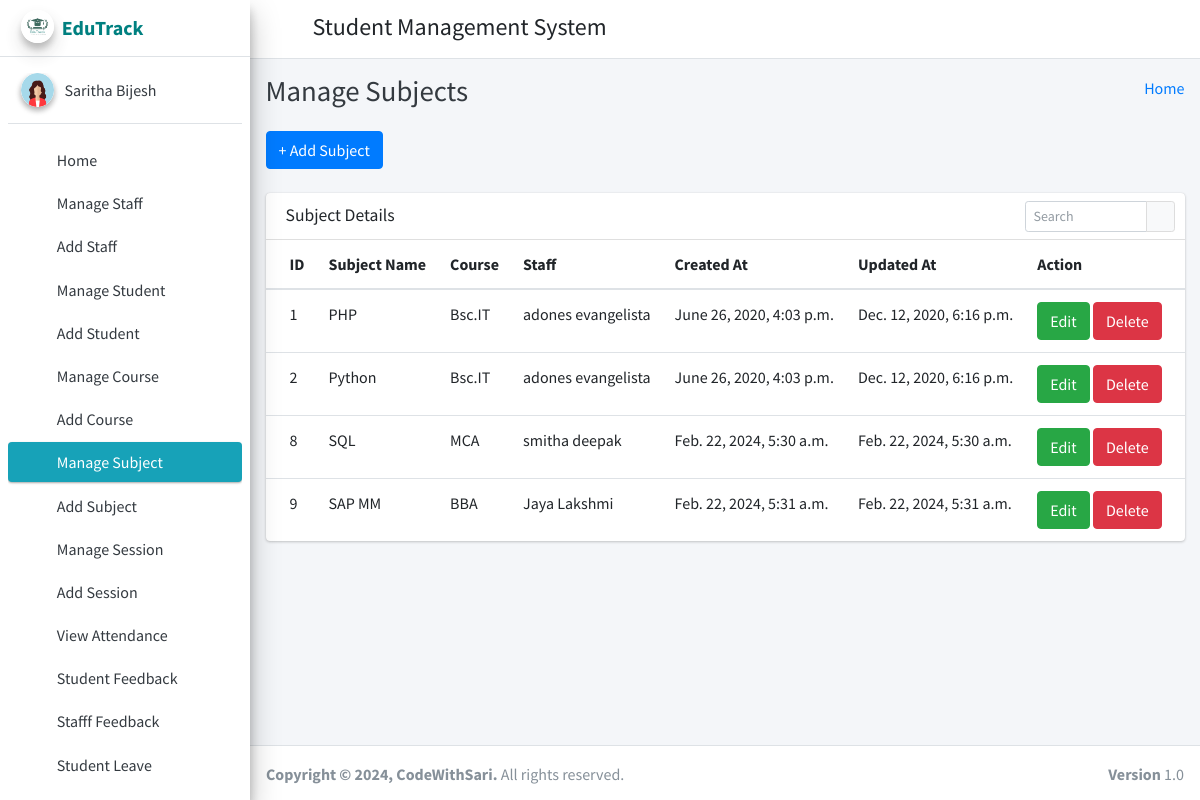
Screenshot of /manage_subject/ (signed in) with the database file from the repository.
### student_management_app/models.py (models this page shows)
class CustomUser(AbstractUser):
    user_type_data = ((1, "HOD"), (2, "Staff"), (3, "Student"))
    user_type = models.CharField(default=1, choices=user_type_data, max_length=10)

class Subjects(models.Model):
    id =models.AutoField(primary_key=True)
    subject_name = models.CharField(max_length=255)
    course_id = models.ForeignKey(Courses, on_delete=models.CASCADE, default=1) #need to give defauult course
    staff_id = models.ForeignKey(CustomUser, on_delete=models.CASCADE)
    created_at = models.DateTimeField(auto_now_add=True)
    updated_at = models.DateTimeField(auto_now=True)
    objects = models.Manager()

class Courses(models.Model):
    id = models.AutoField(primary_key=True)
    course_name = models.CharField(max_length=255)
    created_at = models.DateTimeField(auto_now_add=True)
    updated_at = models.DateTimeField(auto_now=True)
    objects = models.Manager()

### student_management_app/HodViews.py (the view)
# urls.py: path('manage_subject/', HodViews.manage_subject, name="manage_subject"),
def manage_subject(request):
    subjects = Subjects.objects.all()
    context = {
        "subjects": subjects
    }
    return render(request, 'hod_template/manage_subject_template.html', context)

### student_management_app/LoginCheckMiddleWare.py (called while the page is built, shortened)
    def process_view(self, request, view_func, view_args, view_kwargs):
        modulename = view_func.__module__
        user = request.user
        if user.is_authenticated:
            if user.user_type == "1":
                if modulename == "student_management_app.HodViews":
                    pass
                elif modulename == "student_management_app.views" or modulename == "django.views.static":
                    pass
                else:
                    return redirect("admin_home")
            else:
                return redirect("login")
        else:
            if request.path == reverse("login") or request.path == reverse("doLogin"):
                pass
            else:
                return redirect("login")

### student_management_app/templates/hod_template/manage_subject_template.html (shortened to what this page needs)
{% extends 'hod_template/base_template.html' %}
{% block page_title %}
    Manage Subjects
{% endblock page_title %}
{% block main_content %}
{% load static %}
<section class="content">
        <div class="container-fluid">
            <a class="btn btn-primary" href="{% url 'add_subject' %}" role="button">+ Add Subject</a> <br/>&nbsp;
            <div class="row">
                <div class="col-md-12">
                    <div class="card">
                        <div class="card-header">
                            <h3 class="card-title">Subject Details</h3>
                            <div class="card-tools">
                            <div class="input-group input-group-sm" style="width: 150px;">
                                <input type="text" name="table_search" class="form-control float-right" placeholder="Search">
                                <div class="input-group-append">
                                <button type="submit" class="btn btn-default"><i class="fas fa-search"></i></button>
                                </div>
                            </div>
                            </div>
                        </div>
                        <div class="card-body table-responsive p-0">
                            <table class="table table-hover text-nowrap">
                            <thead>
                                <tr>
                                <th>ID</th>
                                <th>Subject Name</th>
                                <th>Course</th>
                                <th>Staff</th>
                                <th>Created At</th>
                                <th>Updated At</th>
                                <th>Action</th>
                                </tr>
                            </thead>
                            <tbody>
                                {% for subject in subjects %}
                                <tr>
                                <td>{{ subject.id }}</td>
                                <td>{{ subject.subject_name }}</td>
                                <td>{{ subject.course_id.course_name }}</td>
                                <td>{{ subject.staff_id.first_name }} {{ subject.staff_id.last_name }}</td>
                                <td>{{ subject.created_at }}</td>
                                <td>{{ subject.updated_at }}</td>
                                <td>
                                    <a href="{% url 'edit_subject' subject.id %}" class="btn btn-success">Edit</a>
                                    <a href="{% url 'delete_subject' subject.id %}" class="btn btn-danger">Delete</a>
                                </td>
                                </tr>
                                {% endfor %}
                            </tbody>
                            </table>
                        </div>
                        </div>
                </div>
            </div>
        </div>
      </section>
  {% endblock main_content %}

### student_management_app/templates/hod_template/sidebar_template.html (shortened to what this page needs)
{% load static %}
<aside class="main-sidebar sidebar-light-info elevation-4">
      <a href="{% url 'admin_home' %}" class="brand-link">
        <img src="{% static 'dist/img/edutracklogo.jpeg' %}" alt="EduTrackLogo" class="brand-image img-circle elevation-3"
            style="opacity: .8">
        <span class="brand-text font-weight-bold" style="color: teal;">EduTrack</span>
      </a>
      <div class="sidebar">
        <div class="user-panel mt-3 pb-3 mb-3 d-flex">
          <div class="image">
            <img src="{% static 'dist/img/profpicgirl1.png' %}" class="img-circle elevation-2" alt="User Image">
          </div>
          <div class="info">
            <a href="{% url 'admin_profile' %}" class="d-block">{{ user.first_name }} {{ user.last_name }}</a>
          </div>
        </div>
        <nav class="mt-2">
          <ul class="nav nav-pills nav-sidebar flex-column" data-widget="treeview" role="menu" data-accordion="false">
            <li class="nav-item">
              {% url 'admin_home' as admin_home %}
              <a href="{{ admin_home }}" class="nav-link {% if request.path == admin_home %} active {% endif %}">
                <i class="nav-icon fas fa-tachometer-alt"></i>
                <p>
                  Home
                </p>
              </a>
            </li>
            <li class="nav-item">
              {% url 'manage_staff' as manage_staff %}
              {% url 'edit_staff' staff_id=id as edit_staff %}
              <a href="{{ manage_staff }}" class="nav-link {% if request.path == manage_staff %} active {% endif %} {% if request.path == edit_staff %} active {% endif %}">
                <i class="nav-icon fas fa-chalkboard-teacher"></i>
                <p>
                  Manage Staff
                </p>
              </a>
            </li>
            <li class="nav-item">
              {% url 'add_staff' as add_staff %}
              <a href="{{ add_staff }}" class="nav-link {% if request.path == add_staff %} active {% endif %}">
                <i class="nav-icon fas fa-th"></i>
                <p>
                  Add Staff
                </p>
              </a>
            </li>
            <li class="nav-item">
              {% url 'manage_student' as manage_student %}
              {% url 'edit_student' student_id=id as edit_student %}
              <a href="{{ manage_student }}" class="nav-link {% if request.path == manage_student %} active {% endif %} {% if request.path == edit_student %} active {% endif %}">
                <i class="nav-icon fas fa-user-graduate"></i>
                <p>
                  Manage Student
                </p>
              </a>
            </li>
            <li class="nav-item">
              {% url 'add_student' as add_student %}
              <a href="{{ add_student }}" class="nav-link {% if request.path == add_student %} active {% endif %}">
                <i class="nav-icon fas fa-th"></i>
                <p>
                  Add Student
                </p>
              </a>
            </li>
            <li class="nav-item">
              {% url 'manage_course' as manage_course %}
              {% url 'edit_course' course_id=id as edit_course %}
              <a href="{{ manage_course }}" class="nav-link {% if request.path == manage_course %} active {% endif %} {% if request.path == edit_course %} active {% endif %}">
                <i class="nav-icon fas fa-chalkboard"></i>
                <p>
                  Manage Course
                </p>
              </a>
            </li>
            <li class="nav-item">
            {% url 'add_course' as add_course %}
              <a href="{{ add_course }}" class="nav-link {% if request.path == add_course %} active {% endif %}">
                <i class="nav-icon fas fa-th"></i>
                <p>
                  Add Course
                </p>
              </a>
            </li>
            <li class="nav-item">
              {% url 'manage_subject' as manage_subject %}
              {% url 'edit_subject' subject_id=id as edit_subject %}
              <a href="{{ manage_subject }}" class="nav-link {% if request.path == manage_subject %} active {% endif %} {% if request.path == edit_subject %} active {% endif %}">
                <i class="nav-icon fas fa-book"></i>
                <p>
                  Manage Subject
                </p>
              </a>
            </li>
            <li class="nav-item">
              {% url 'add_subject' as add_subject %}
              <a href="{{ add_subject }}" class="nav-link {% if request.path == add_subject %} active {% endif %}">
                <i class="nav-icon fas fa-th"></i>
                <p>
                  Add Subject
                </p>
              </a>
            </li>
            <li class="nav-item">
              {% url 'manage_session' as manage_session %}
              {% url 'edit_session' session_id=id as edit_session %}
              <a href="{{ manage_session }}" class="nav-link {% if request.path == manage_session %} active {% endif %} {% if request.path == edit_session %} active {% endif %}">
                <i class="nav-icon fas fa-graduation-cap"></i>
                <p>
                  Manage Session
                </p>
              </a>
            </li>
            <li class="nav-item">
              {% url 'add_session' as add_session %}
              <a href="{{ add_session }}" class="nav-link {% if request.path == add_session %} active {% endif %}">
                <i class="nav-icon fas fa-th"></i>
                <p>
                  Add Session
                </p>
              </a>
            </li>
            <li class="nav-item">
              {% url 'admin_view_attendance' as admin_view_attendance %}
              <a href="{{ admin_view_attendance }}" class="nav-link {% if request.path == admin_view_attendance %} active {% endif %}">
                <i class="nav-icon fas fa-calendar-alt"></i>
                <p>
                  View Attendance
                </p>
              </a>
            </li>
            <li class="nav-item">
              {% url 'student_feedback_message' as student_feedback_message %}
              <a href="{{ student_feedback_message }}" class="nav-link {% if request.path == student_feedback_message %} active {% endif %}">
                <i class="nav-icon fas fa-th"></i>
                <p>
                  Student Feedback
                </p>
              </a>
            </li>
            <li class="nav-item">
              {% url 'staff_feedback_message' as staff_feedback_message %}
              <a href="{{ staff_feedback_message }}" class="nav-link {% if request.path == staff_feedback_message %} active {% endif %}">
                <i class="nav-icon fas fa-th"></i>
                <p>
                  Stafff Feedback
                </p>
              </a>
            </li>
            <li class="nav-item">
              {% url 'student_leave_view' as student_leave_view %}
              <a href="{{ student_leave_view }}" class="nav-link {% if request.path == student_leave_view %} active {% endif %}">
                <i class="nav-icon fas fa-th"></i>
                <p>
                  Student Leave
                </p>
              </a>
            </li>
            <li class="nav-item">
              {% url 'staff_leave_view' as staff_leave_view %}
              <a href="{{ staff_leave_view }}" class="nav-link {% if request.path == staff_leave_view %} active {% endif %}">
                <p>
                </p>
              </a>
            </li>
          </ul>
        </nav>
      </div>
    </aside>

### rows the page displays
CustomUser: first_name "Saritha", last_name "Bijesh"
Subjects: id "1", subject_name "PHP", course_id.course_name "Bsc.IT", staff_id.first_name "adones", staff_id.last_name "evangelista", created_at "June 26, 2020, 4:03 p.m.", updated_at "Dec. 12, 2020, 6:16 p.m."
Subjects: id "2", subject_name "Python", course_id.course_name "Bsc.IT", staff_id.first_name "adones", staff_id.last_name "evangelista", created_at "June 26, 2020, 4:03 p.m.", updated_at "Dec. 12, 2020, 6:16 p.m."
Subjects: id "8", subject_name "SQL", course_id.course_name "MCA", staff_id.first_name "smitha", staff_id.last_name "deepak", created_at "Feb. 22, 2024, 5:30 a.m.", updated_at "Feb. 22, 2024, 5:30 a.m."
Subjects: id "9", subject_name "SAP MM", course_id.course_name "BBA", staff_id.first_name "Jaya", staff_id.last_name "Lakshmi", created_at "Feb. 22, 2024, 5:31 a.m.", updated_at "Feb. 22, 2024, 5:31 a.m."
